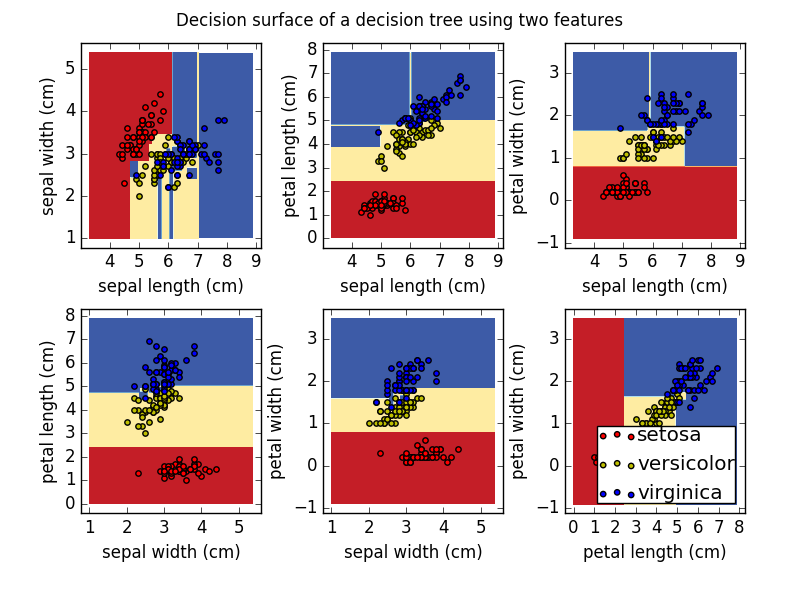

Write Python code to recreate this figure.
import numpy as np
import matplotlib.pyplot as plt
from sklearn.datasets import load_iris
from sklearn import tree
import graphviz


iris = load_iris()
cf = tree.DecisionTreeClassifier()
cf = cf.fit(iris.data, iris.target)
# tree generation considering all features 
dot_data = tree.export_graphviz(cf, out_file=None) 
graph = graphviz.Source(dot_data) 
graph.render("decision Tree for iris dataset")


# analysis considering two features 
labels = 3
plot_colors = "ryb"
plot_step = 0.02

for index, features in enumerate([[0, 1], [0, 2], [0, 3],
                                [1, 2], [1, 3], [2, 3]]):
    # for visialise in 2d taking only 2 feature at onece
    #for taining, prediction and plot

    X = iris.data[:, features]
    Y = iris.target

    clf = tree.DecisionTreeClassifier().fit(X, Y)

    #decision boundary
    plt.subplot(2, 3, index + 1)

    x_min, x_max = X[:, 0].min() - 1, X[:, 0].max() + 1
    y_min, y_max = X[:, 1].min() - 1, X[:, 1].max() + 1
    xx, yy = np.meshgrid(np.arange(x_min, x_max, plot_step),
                         np.arange(y_min, y_max, plot_step))
    plt.tight_layout(h_pad=0.5, w_pad=0.5, pad=2.5)

    Z = clf.predict(np.c_[xx.ravel(), yy.ravel()])
    Z = Z.reshape(xx.shape)
    cs = plt.contourf(xx, yy, Z, cmap=plt.cm.RdYlBu)

    plt.xlabel(iris.feature_names[features[0]])
    plt.ylabel(iris.feature_names[features[1]])

    # Plot the training points
    for i, color in zip(range(labels), plot_colors):
        idx = np.where(Y == i)
        plt.scatter(X[idx, 0], X[idx, 1], c=color, label=iris.target_names[i],
                    cmap=plt.cm.RdYlBu, edgecolor='black', s=15)

plt.suptitle("Decision surface of a decision tree using two features")
plt.legend(loc='lower right', borderpad=0, handletextpad=0)
plt.axis("tight")
plt.show()
